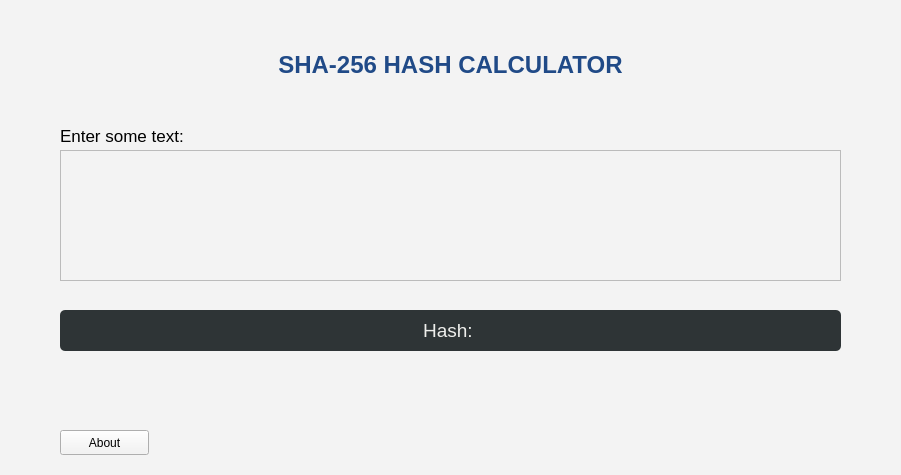
<?xml version="1.0" encoding="UTF-8"?>
<ui version="4.0">
 <class>Widget</class>
 <widget class="QWidget" name="Widget">
  <property name="geometry">
   <rect>
    <x>0</x>
    <y>0</y>
    <width>901</width>
    <height>475</height>
   </rect>
  </property>
  <property name="minimumSize">
   <size>
    <width>901</width>
    <height>475</height>
   </size>
  </property>
  <property name="maximumSize">
   <size>
    <width>901</width>
    <height>475</height>
   </size>
  </property>
  <property name="cursor">
   <cursorShape>BusyCursor</cursorShape>
  </property>
  <property name="windowTitle">
   <string>SHA-256 Hash Calculator</string>
  </property>
  <property name="styleSheet">
   <string notr="true">background-color: rgb(243, 243, 243);</string>
  </property>
  <widget class="QLabel" name="hashLabel">
   <property name="geometry">
    <rect>
     <x>60</x>
     <y>310</y>
     <width>781</width>
     <height>41</height>
    </rect>
   </property>
   <property name="font">
    <font>
     <pointsize>14</pointsize>
    </font>
   </property>
   <property name="styleSheet">
    <string notr="true">color:rgb(238, 238, 236);
background-color: rgb(46, 52, 54);
border-radius: 5px;</string>
   </property>
   <property name="text">
    <string>&lt;html&gt;&lt;head/&gt;&lt;body&gt;&lt;p&gt;&lt;span style=&quot; color:#eeeeec;&quot;&gt;Hash: &lt;/span&gt;&lt;/p&gt;&lt;/body&gt;&lt;/html&gt;</string>
   </property>
   <property name="alignment">
    <set>Qt::AlignCenter</set>
   </property>
  </widget>
  <widget class="QLabel" name="titleLabel">
   <property name="geometry">
    <rect>
     <x>10</x>
     <y>40</y>
     <width>881</width>
     <height>51</height>
    </rect>
   </property>
   <property name="font">
    <font>
     <pointsize>18</pointsize>
     <weight>75</weight>
     <bold>true</bold>
    </font>
   </property>
   <property name="cursor">
    <cursorShape>BusyCursor</cursorShape>
   </property>
   <property name="text">
    <string>&lt;html&gt;&lt;head/&gt;&lt;body&gt;&lt;p&gt;&lt;span style=&quot; color:#204a87;&quot;&gt;SHA-256 HASH CALCULATOR&lt;/span&gt;&lt;/p&gt;&lt;/body&gt;&lt;/html&gt;</string>
   </property>
   <property name="alignment">
    <set>Qt::AlignCenter</set>
   </property>
  </widget>
  <widget class="QLabel" name="instructionLabel">
   <property name="geometry">
    <rect>
     <x>60</x>
     <y>120</y>
     <width>291</width>
     <height>31</height>
    </rect>
   </property>
   <property name="font">
    <font>
     <pointsize>13</pointsize>
    </font>
   </property>
   <property name="text">
    <string>Enter some text:</string>
   </property>
  </widget>
  <widget class="QPlainTextEdit" name="messagePlainTextEdit">
   <property name="geometry">
    <rect>
     <x>60</x>
     <y>150</y>
     <width>781</width>
     <height>131</height>
    </rect>
   </property>
   <property name="font">
    <font>
     <pointsize>14</pointsize>
    </font>
   </property>
  </widget>
  <widget class="QPushButton" name="aboutButton">
   <property name="geometry">
    <rect>
     <x>60</x>
     <y>430</y>
     <width>89</width>
     <height>25</height>
    </rect>
   </property>
   <property name="text">
    <string>About</string>
   </property>
  </widget>
 </widget>
 <resources/>
 <connections/>
</ui>
